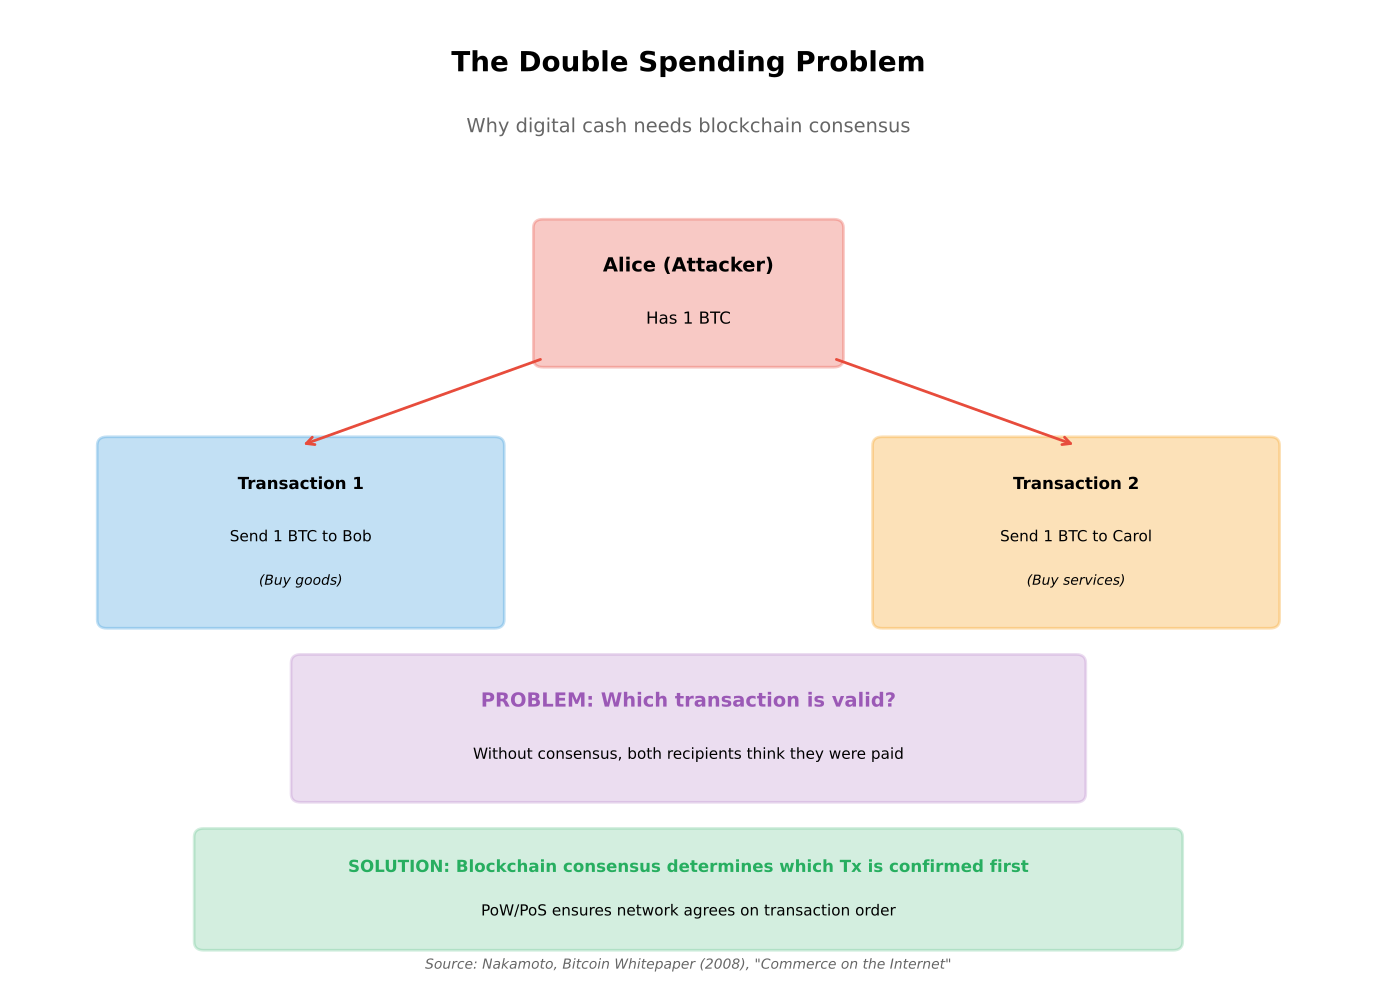

Reproduce this figure in Python.
"""
Double Spending Scenario
Illustrates the double spending problem in digital currencies

Output: double_spending_scenario.pdf
Module: module_02_blockchain
Lesson: 14 - Hashing
"""

from pathlib import Path
import matplotlib.pyplot as plt
import matplotlib.patches as mpatches

CHART_METADATA = {
    'title': 'Double Spending Scenario',
    'module': 'module_02_blockchain',
    'lesson': 14,
    'url': 'https://github.com/Digital-AI-Finance/digital-finance/tree/main/module_02_blockchain/figures/double_spending_scenario'
}

plt.rcParams.update({
    'font.size': 14,
    'axes.labelsize': 14,
})

def create_chart():
    """Create double spending scenario diagram"""
    fig, ax = plt.subplots(figsize=(14, 10))
    ax.set_xlim(0, 14)
    ax.set_ylim(0, 11)
    ax.axis('off')

    # Title
    ax.text(7, 10.3, 'The Double Spending Problem', fontsize=20, fontweight='bold', ha='center')
    ax.text(7, 9.6, 'Why digital cash needs blockchain consensus', fontsize=14, ha='center', color='#666')

    # Attacker (Alice)
    attacker_box = mpatches.FancyBboxPatch((5.5, 7), 3, 1.5,
                                            boxstyle='round,pad=0.1',
                                            facecolor='#E74C3C', alpha=0.3,
                                            edgecolor='#E74C3C', lw=2)
    ax.add_patch(attacker_box)
    ax.text(7, 8, 'Alice (Attacker)', ha='center', fontsize=14, fontweight='bold')
    ax.text(7, 7.4, 'Has 1 BTC', ha='center', fontsize=12)

    # Two transactions
    tx1_box = mpatches.FancyBboxPatch((1, 4), 4, 2,
                                       boxstyle='round,pad=0.1',
                                       facecolor='#3498DB', alpha=0.3,
                                       edgecolor='#3498DB', lw=2)
    ax.add_patch(tx1_box)
    ax.text(3, 5.5, 'Transaction 1', ha='center', fontsize=12, fontweight='bold')
    ax.text(3, 4.9, 'Send 1 BTC to Bob', ha='center', fontsize=11)
    ax.text(3, 4.4, '(Buy goods)', ha='center', fontsize=10, style='italic')

    tx2_box = mpatches.FancyBboxPatch((9, 4), 4, 2,
                                       boxstyle='round,pad=0.1',
                                       facecolor='#F39C12', alpha=0.3,
                                       edgecolor='#F39C12', lw=2)
    ax.add_patch(tx2_box)
    ax.text(11, 5.5, 'Transaction 2', ha='center', fontsize=12, fontweight='bold')
    ax.text(11, 4.9, 'Send 1 BTC to Carol', ha='center', fontsize=11)
    ax.text(11, 4.4, '(Buy services)', ha='center', fontsize=10, style='italic')

    # Arrows from Alice to transactions
    ax.annotate('', xy=(3, 6), xytext=(5.5, 7),
               arrowprops=dict(arrowstyle='->', lw=2, color='#E74C3C'))
    ax.annotate('', xy=(11, 6), xytext=(8.5, 7),
               arrowprops=dict(arrowstyle='->', lw=2, color='#E74C3C'))

    # Problem statement
    problem_box = mpatches.FancyBboxPatch((3, 2), 8, 1.5,
                                           boxstyle='round,pad=0.1',
                                           facecolor='#9B59B6', alpha=0.2,
                                           edgecolor='#9B59B6', lw=2)
    ax.add_patch(problem_box)
    ax.text(7, 3, 'PROBLEM: Which transaction is valid?', ha='center', fontsize=14, fontweight='bold', color='#9B59B6')
    ax.text(7, 2.4, 'Without consensus, both recipients think they were paid', ha='center', fontsize=11)

    # Solution
    solution_box = mpatches.FancyBboxPatch((2, 0.3), 10, 1.2,
                                            boxstyle='round,pad=0.1',
                                            facecolor='#27AE60', alpha=0.2,
                                            edgecolor='#27AE60', lw=2)
    ax.add_patch(solution_box)
    ax.text(7, 1.1, 'SOLUTION: Blockchain consensus determines which Tx is confirmed first', ha='center', fontsize=12, fontweight='bold', color='#27AE60')
    ax.text(7, 0.6, 'PoW/PoS ensures network agrees on transaction order', ha='center', fontsize=11)

    # Source
    fig.text(0.5, 0.02, 'Source: Nakamoto, Bitcoin Whitepaper (2008), "Commerce on the Internet"',
            fontsize=10, ha='center', style='italic', color='#666666')

    plt.tight_layout()

    output_path = Path(__file__).parent / 'double_spending_scenario.pdf'
    plt.savefig(output_path, format='pdf', dpi=300, bbox_inches='tight')
    plt.close()
    print(f"Chart saved to: {output_path}")
    return output_path

if __name__ == '__main__':
    create_chart()
